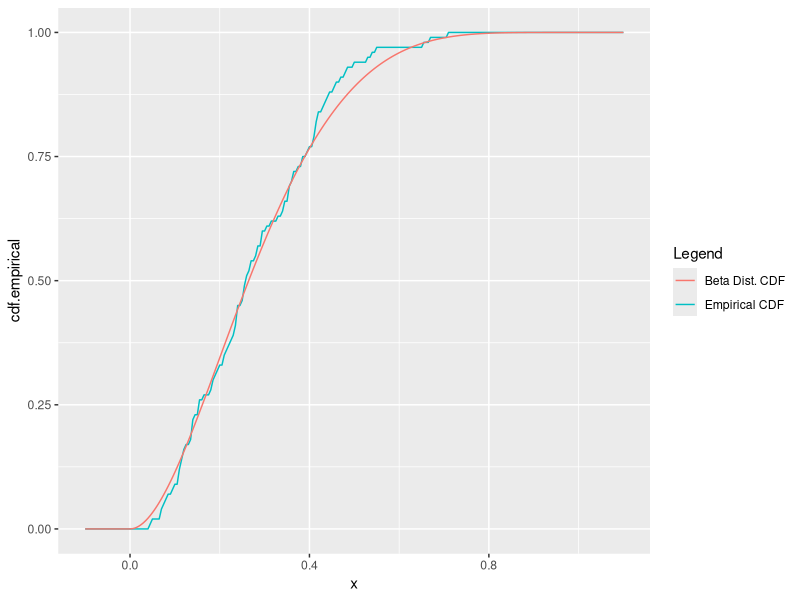

Generate this figure with R:
if (!'ggplot2' %in% rownames(installed.packages())) {install.packages('ggplot2')}
library('ggplot2')

rm(list = ls())

set.seed(9231066)

alpha <- 2
beta <- 5
n <- 100

true.mean <- alpha / (alpha + beta)
true.variance <- alpha * beta / ((alpha + beta)^2 * (alpha + beta + 1))
true.skewness <- 2 * (beta - alpha) * sqrt(alpha + beta + 1) / ((alpha + beta + 2) * sqrt(alpha * beta))

samples <- rbeta(n, alpha, beta)
x <- seq(-0.1, 1.1, 0.005)

empirical <- function(x) {
    mean(samples < x)
}

cdf.empirical <- c()
cdf.true <- c()
for (i in x) {
    cdf.empirical <- c(cdf.empirical, empirical(i))
    cdf.true <- c(cdf.true, pbeta(i, alpha, beta))
}

plot <- ggplot(data = data.frame(cdf.empirical, cdf.true), aes(x = x))
plot <- plot + geom_line(aes(y = cdf.empirical, color = 'Empirical CDF'))
plot <- plot + geom_line(aes(y = cdf.true, color = 'Beta Dist. CDF'))
plot <- plot + scale_color_discrete(name = "Legend")
show(plot)

estimate.mean <- sum(samples) / n
estimate.var1 <- sum((samples - estimate.mean)^2) / n
estimate.var2 <- sum((samples - estimate.mean)^2) / (n - 1)
estimate.skewness <- sum((samples - estimate.mean)^3) / (n * sqrt(estimate.var1)^3)

print(sprintf('Mean is %f and estimate of it is %f.', true.mean, estimate.mean))
print(sprintf('Variance is %f and estimates of it are %f and %f.', true.variance, estimate.var1, estimate.var2))
print(sprintf('Skewness is %f and estimate of it is %f.', true.skewness, estimate.skewness))

